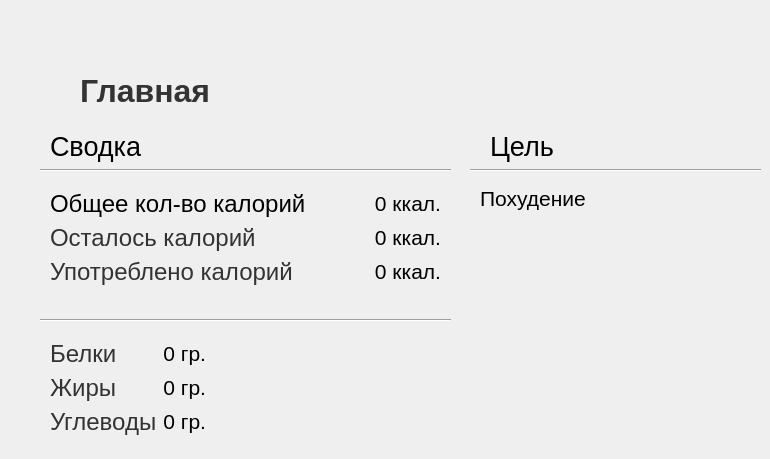
    <widget class="QWidget" name="page">
     <widget class="QLabel" name="label_13">
      <property name="geometry">
       <rect>
        <x>80</x>
        <y>70</y>
        <width>181</width>
        <height>41</height>
       </rect>
      </property>
      <property name="font">
       <font>
        <family>Segoe UI</family>
        <pointsize>24</pointsize>
        <italic>false</italic>
        <bold>true</bold>
       </font>
      </property>
      <property name="styleSheet">
       <string notr="true">
QLabel {
	font: 700 24pt &quot;Segoe UI&quot;;
	color: #333333;
}</string>
      </property>
      <property name="text">
       <string>Главная</string>
      </property>
     </widget>
     <widget class="Line" name="line_5">
      <property name="geometry">
       <rect>
        <x>40</x>
        <y>160</y>
        <width>411</width>
        <height>21</height>
       </rect>
      </property>
      <property name="orientation">
       <enum>Qt::Orientation::Horizontal</enum>
      </property>
     </widget>
     <widget class="QLabel" name="label_23">
      <property name="geometry">
       <rect>
        <x>50</x>
        <y>130</y>
        <width>201</width>
        <height>33</height>
       </rect>
      </property>
      <property name="font">
       <font>
        <family>Segoe UI</family>
        <pointsize>20</pointsize>
       </font>
      </property>
      <property name="text">
       <string>Сводка</string>
      </property>
     </widget>
     <widget class="Line" name="line_6">
      <property name="geometry">
       <rect>
        <x>40</x>
        <y>310</y>
        <width>411</width>
        <height>21</height>
       </rect>
      </property>
      <property name="orientation">
       <enum>Qt::Orientation::Horizontal</enum>
      </property>
     </widget>
     <widget class="QLabel" name="label_14">
      <property name="geometry">
       <rect>
        <x>490</x>
        <y>130</y>
        <width>71</width>
        <height>33</height>
       </rect>
      </property>
      <property name="font">
       <font>
        <family>Segoe UI</family>
        <pointsize>20</pointsize>
       </font>
      </property>
      <property name="text">
       <string>Цель</string>
      </property>
     </widget>
     <widget class="Line" name="line_8">
      <property name="geometry">
       <rect>
        <x>470</x>
        <y>160</y>
        <width>291</width>
        <height>21</height>
       </rect>
      </property>
      <property name="orientation">
       <enum>Qt::Orientation::Horizontal</enum>
      </property>
     </widget>
     <widget class="QLabel" name="goalHomeLabel">
      <property name="geometry">
       <rect>
        <x>480</x>
        <y>180</y>
        <width>191</width>
        <height>37</height>
       </rect>
      </property>
      <property name="font">
       <font>
        <family>Segoe UI</family>
        <pointsize>16</pointsize>
       </font>
      </property>
      <property name="text">
       <string>Похудение</string>
      </property>
     </widget>
     <widget class="QWidget" name="">
      <property name="geometry">
       <rect>
        <x>50</x>
        <y>190</y>
        <width>391</width>
        <height>111</height>
       </rect>
      </property>
      <layout class="QFormLayout" name="formLayout_2">
       <item row="0" column="1">
        <widget class="QLabel" name="targetCaloriesHomeLabel">
         <property name="font">
          <font>
           <family>Segoe UI</family>
           <pointsize>16</pointsize>
          </font>
         </property>
         <property name="text">
          <string>&lt;html&gt;&lt;head/&gt;&lt;body&gt;&lt;p align=&quot;right&quot;&gt;&lt;span style=&quot; color:#000000;&quot;&gt;0 ккал.&lt;/span&gt;&lt;/p&gt;&lt;/body&gt;&lt;/html&gt;</string>
         </property>
        </widget>
       </item>
       <item row="1" column="0">
        <widget class="QLabel" name="BMRLabel_7">
         <property name="font">
          <font>
           <family>Segoe UI</family>
           <pointsize>18</pointsize>
          </font>
         </property>
         <property name="styleSheet">
          <string notr="true">QLabel {
	font-family: &quot;Segoe UI&quot;;
	color: #333333;
}</string>
         </property>
         <property name="text">
          <string>Осталось калорий</string>
         </property>
         <property name="textFormat">
          <enum>Qt::TextFormat::AutoText</enum>
         </property>
        </widget>
       </item>
       <item row="1" column="1">
        <widget class="QLabel" name="remainingCaloriesHomeLabel">
         <property name="font">
          <font>
           <family>Segoe UI</family>
           <pointsize>16</pointsize>
          </font>
         </property>
         <property name="text">
          <string>&lt;html&gt;&lt;head/&gt;&lt;body&gt;&lt;p align=&quot;right&quot;&gt;0 ккал.&lt;/p&gt;&lt;/body&gt;&lt;/html&gt;</string>
         </property>
        </widget>
       </item>
       <item row="2" column="0">
        <widget class="QLabel" name="BMRLabel_8">
         <property name="font">
          <font>
           <family>Segoe UI</family>
           <pointsize>18</pointsize>
          </font>
         </property>
         <property name="styleSheet">
          <string notr="true">QLabel {
	font-family: &quot;Segoe UI&quot;;
	color: #333333;
}</string>
         </property>
         <property name="text">
          <string>Употреблено калорий</string>
         </property>
         <property name="textFormat">
          <enum>Qt::TextFormat::AutoText</enum>
         </property>
        </widget>
       </item>
       <item row="2" column="1">
        <widget class="QLabel" name="consumedCaloriesHomeLabel">
         <property name="font">
          <font>
           <family>Segoe UI</family>
           <pointsize>16</pointsize>
          </font>
         </property>
         <property name="text">
          <string>&lt;html&gt;&lt;head/&gt;&lt;body&gt;&lt;p align=&quot;right&quot;&gt;0 ккал.&lt;/p&gt;&lt;/body&gt;&lt;/html&gt;</string>
         </property>
        </widget>
       </item>
       <item row="0" column="0">
        <widget class="QLabel" name="BMRLabel_9">
         <property name="font">
          <font>
           <family>Segoe UI</family>
           <pointsize>18</pointsize>
          </font>
         </property>
         <property name="styleSheet">
          <string notr="true">QLabel {
	font-family: &quot;Segoe UI&quot;;
	color: #333333;
}</string>
         </property>
         <property name="text">
          <string>&lt;html&gt;&lt;head/&gt;&lt;body&gt;&lt;p&gt;&lt;span style=&quot; color:#000000;&quot;&gt;Общее кол-во калорий&lt;/span&gt;&lt;/p&gt;&lt;/body&gt;&lt;/html&gt;</string>
         </property>
         <property name="textFormat">
          <enum>Qt::TextFormat::AutoText</enum>
         </property>
        </widget>
       </item>
      </layout>
     </widget>
     <widget class="QWidget" name="">
      <property name="geometry">
       <rect>
        <x>50</x>
        <y>340</y>
        <width>156</width>
        <height>110</height>
       </rect>
      </property>
      <layout class="QFormLayout" name="formLayout_4">
       <item row="0" column="0">
        <widget class="QLabel" name="BMRLabel_4">
         <property name="font">
          <font>
           <family>Segoe UI</family>
           <pointsize>18</pointsize>
          </font>
         </property>
         <property name="styleSheet">
          <string notr="true">QLabel {
	font-family: &quot;Segoe UI&quot;;
	color: #333333;
}</string>
         </property>
         <property name="text">
          <string>Белки</string>
         </property>
         <property name="textFormat">
          <enum>Qt::TextFormat::AutoText</enum>
         </property>
        </widget>
       </item>
       <item row="0" column="1">
        <widget class="QLabel" name="proteinsHomeLabel">
         <property name="font">
          <font>
           <family>Segoe UI</family>
           <pointsize>16</pointsize>
          </font>
         </property>
         <property name="layoutDirection">
          <enum>Qt::LayoutDirection::LeftToRight</enum>
         </property>
         <property name="frameShape">
          <enum>QFrame::Shape::NoFrame</enum>
         </property>
         <property name="frameShadow">
          <enum>QFrame::Shadow::Plain</enum>
         </property>
         <property name="text">
          <string>&lt;html&gt;&lt;head/&gt;&lt;body&gt;&lt;p align=&quot;right&quot;&gt;0 гр.&lt;/p&gt;&lt;/body&gt;&lt;/html&gt;</string>
         </property>
         <property name="textFormat">
          <enum>Qt::TextFormat::AutoText</enum>
         </property>
         <property name="wordWrap">
          <bool>false</bool>
         </property>
        </widget>
       </item>
       <item row="1" column="0">
        <widget class="QLabel" name="BMRLabel_5">
         <property name="font">
          <font>
           <family>Segoe UI</family>
           <pointsize>18</pointsize>
          </font>
         </property>
         <property name="styleSheet">
          <string notr="true">QLabel {
	font-family: &quot;Segoe UI&quot;;
	color: #333333;
}</string>
         </property>
         <property name="text">
          <string>Жиры</string>
         </property>
         <property name="textFormat">
          <enum>Qt::TextFormat::AutoText</enum>
         </property>
        </widget>
       </item>
       <item row="1" column="1">
        <widget class="QLabel" name="fatsHomeLabel">
         <property name="font">
          <font>
           <family>Segoe UI</family>
           <pointsize>16</pointsize>
          </font>
         </property>
         <property name="layoutDirection">
          <enum>Qt::LayoutDirection::LeftToRight</enum>
         </property>
         <property name="frameShape">
          <enum>QFrame::Shape::NoFrame</enum>
         </property>
         <property name="frameShadow">
          <enum>QFrame::Shadow::Plain</enum>
         </property>
         <property name="text">
          <string>&lt;html&gt;&lt;head/&gt;&lt;body&gt;&lt;p align=&quot;right&quot;&gt;0 гр.&lt;/p&gt;&lt;/body&gt;&lt;/html&gt;</string>
         </property>
         <property name="wordWrap">
          <bool>false</bool>
         </property>
        </widget>
       </item>
       <item row="2" column="0">
        <widget class="QLabel" name="BMRLabel_6">
         <property name="font">
          <font>
           <family>Segoe UI</family>
           <pointsize>18</pointsize>
          </font>
         </property>
         <property name="styleSheet">
          <string notr="true">QLabel {
	font-family: &quot;Segoe UI&quot;;
	color: #333333;
}</string>
         </property>
         <property name="text">
          <string>Углеводы</string>
         </property>
         <property name="textFormat">
          <enum>Qt::TextFormat::AutoText</enum>
         </property>
        </widget>
       </item>
       <item row="2" column="1">
        <widget class="QLabel" name="carbohydratesHomeLabel">
         <property name="font">
          <font>
           <family>Segoe UI</family>
           <pointsize>16</pointsize>
          </font>
         </property>
         <property name="layoutDirection">
          <enum>Qt::LayoutDirection::LeftToRight</enum>
         </property>
         <property name="frameShape">
          <enum>QFrame::Shape::NoFrame</enum>
         </property>
         <property name="frameShadow">
          <enum>QFrame::Shadow::Plain</enum>
         </property>
         <property name="text">
          <string>&lt;html&gt;&lt;head/&gt;&lt;body&gt;&lt;p align=&quot;right&quot;&gt;0 гр.&lt;/p&gt;&lt;/body&gt;&lt;/html&gt;</string>
         </property>
         <property name="wordWrap">
          <bool>false</bool>
         </property>
        </widget>
       </item>
      </layout>
     </widget>
    </widget>
